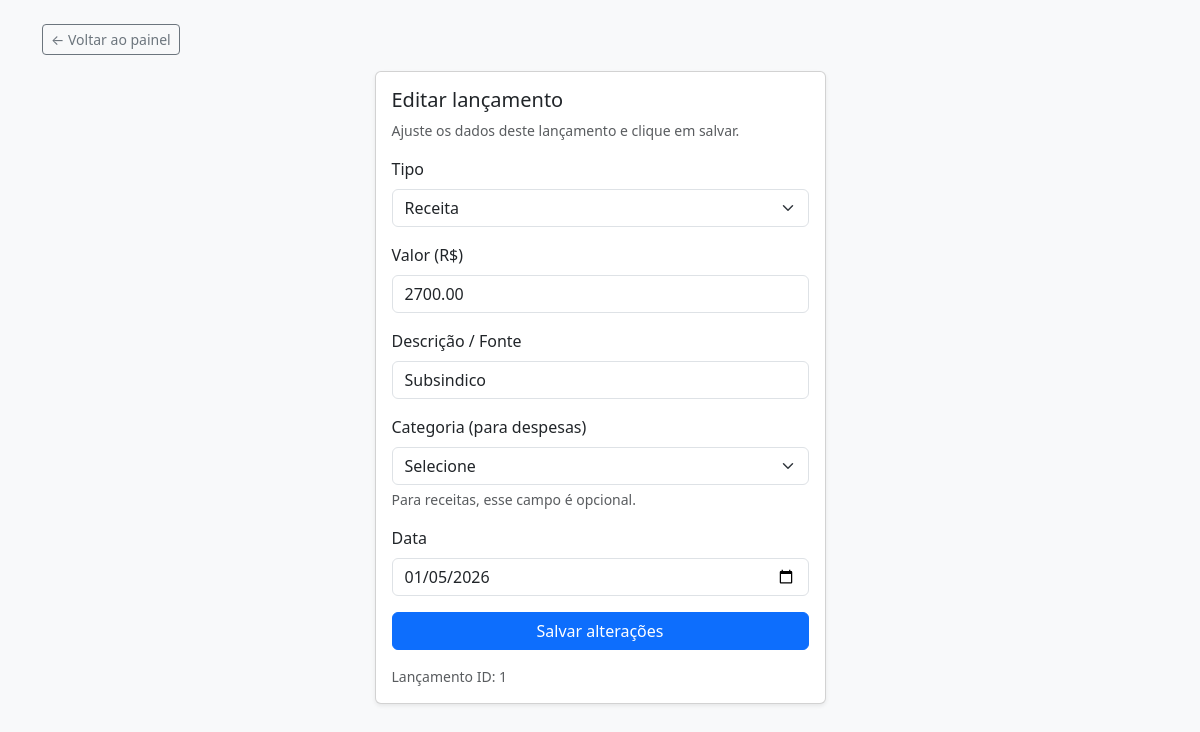
Screenshot of /edit/1 (signed in) with the database file from the repository.
### tables this page shows
CREATE TABLE entries (
                id INTEGER PRIMARY KEY AUTOINCREMENT,
                type TEXT NOT NULL,
                category TEXT,
                source TEXT,
                value REAL NOT NULL,
                date TEXT NOT NULL,
                installments_total INTEGER,
                account_id INTEGER
            , payment_method TEXT, card_brand TEXT, points_earned REAL);

### app.py (the view, shortened to what this page needs)
@app.route("/edit/<int:entry_id>", methods=["GET", "POST"])
@login_required
def edit_entry(entry_id):
    migrate_db()
    account_id = get_current_account_id()
    if not account_id:
        return redirect(url_for("logout"))
    ensure_default_categories(account_id)
    categories = [r["name"] for r in get_categories_for_account(account_id)]
    reward_rates = get_reward_rates(account_id)
    entry = get_entry_for_account(entry_id, account_id)
    if not entry:
        flash("Lançamento não encontrado.", "danger")
        return redirect(url_for("index"))
    return render_template(
        "edit_entry.html",
        entry=entry,
        categories=categories,
        reward_rates=reward_rates,
        payment_methods=PAYMENT_METHODS,
    )

### app.py (called while the page is built, shortened)
def get_connection():
    conn = sqlite3.connect(DB_PATH)
    conn.row_factory = sqlite3.Row
    return conn

def table_exists(cur, table_name: str) -> bool:
    cur.execute("SELECT name FROM sqlite_master WHERE type='table' AND name=?", (table_name,))
    return cur.fetchone() is not None

def column_exists(cur, table_name: str, col_name: str) -> bool:
    cur.execute(f"PRAGMA table_info({table_name})")
    cols = [r[1] for r in cur.fetchall()]
    return col_name in cols

def get_current_account_id():
    acc_id = session.get("account_id")
    if acc_id:
        return acc_id

def login_required(f):
    @wraps(f)
    def wrapper(*args, **kwargs):
        if "user_id" not in session:
            return redirect(url_for("login", next=request.path))
        return f(*args, **kwargs)
    return wrapper

def ensure_default_categories(account_id: int):
    if not account_id:
        return
    now = datetime.utcnow().isoformat()
    with closing(get_connection()) as conn:
        cur = conn.cursor()
        for name in DEFAULT_CATEGORIES:
            cur.execute(
                "INSERT OR IGNORE INTO categories (account_id, name, created_at) VALUES (?, ?, ?)",
                (account_id, name, now),
            )
        conn.commit()

def get_categories_for_account(account_id: int):
    with closing(get_connection()) as conn:
        cur = conn.cursor()
        cur.execute(
            "SELECT * FROM categories WHERE account_id = ? ORDER BY name COLLATE NOCASE",
            (account_id,),
        )
        return cur.fetchall()

def get_reward_rates(account_id: int):
    with closing(get_connection()) as conn:
        cur = conn.cursor()
        cur.execute(
            "SELECT * FROM reward_rates WHERE account_id = ? ORDER BY brand COLLATE NOCASE",
            (account_id,),
        )
        return cur.fetchall()

def get_entry_for_account(entry_id: int, account_id: int):
    with closing(get_connection()) as conn:
        cur = conn.cursor()
        cur.execute("SELECT * FROM entries WHERE id = ? AND account_id = ?", (entry_id, account_id))
        return cur.fetchone()

### templates/edit_entry.html (shortened to what this page needs)
<!doctype html>
<html lang="pt-BR">
  <head>
    <link
      rel="stylesheet"
      href="https://cdn.jsdelivr.net/npm/bootstrap@5.3.3/dist/css/bootstrap.min.css"
    />
  </head>
  <body class="bg-light">
    <div class="container py-4">
      <div class="mb-3">
        <a href="{{ url_for('index') }}" class="btn btn-sm btn-outline-secondary">
          ← Voltar ao painel
        </a>
      </div>
      <div class="row justify-content-center">
        <div class="col-12 col-md-6 col-lg-5">
          <div class="card shadow-sm">
            <div class="card-body">
              <h5 class="card-title mb-2">Editar lançamento</h5>
              <p class="text-muted small mb-3">
                Ajuste os dados deste lançamento e clique em salvar.
              </p>
              <form method="post">
                <div class="mb-3">
                  <label class="form-label">Tipo</label>
                  <select name="type" class="form-select" required>
                    <option value="income" {% if entry.type == 'income' %}selected{% endif %}>
                      Receita
                    </option>
                  </select>
                </div>
                <div class="mb-3">
                  <label class="form-label">Valor (R$)</label>
                  <input
                    type="text"
                    class="form-control"
                    name="value"
                    value="{{ '%.2f'|format(entry.value) }}"
                    required
                  />
                </div>
                <div class="mb-3">
                  <label class="form-label">Descrição / Fonte</label>
                  <input
                    type="text"
                    class="form-control"
                    name="description"
                    value="{{ entry.source }}"
                  />
                </div>
                <div class="mb-3">
                  <label class="form-label">Categoria (para despesas)</label>
                  <select
                    name="category"
                    id="editCategorySelect"
                    class="form-select"
                  >
                    <option value="">Selecione</option>
                  </select>
                  <div class="form-text">
                    Para receitas, esse campo é opcional.
                  </div>
                </div>
                <div class="mb-3">
                  <label class="form-label">Data</label>
                  <input
                    type="date"
                    name="date"
                    class="form-control"
                    value="{{ entry.date }}"
                    required
                  />
                </div>
                <div class="d-grid mt-3">
                  <button type="submit" class="btn btn-primary">
                    Salvar alterações
                  </button>
                </div>
              </form>
              <div class="mt-3 text-muted small">
                Lançamento ID: {{ entry.id }}
              </div>
            </div>
          </div>
        </div>
      </div>
    </div>
  </body>
</html>

### rows the page displays
entries: type "Receita", value "2700.00", description "Subsindico", date "01/05/2026", id "1"
